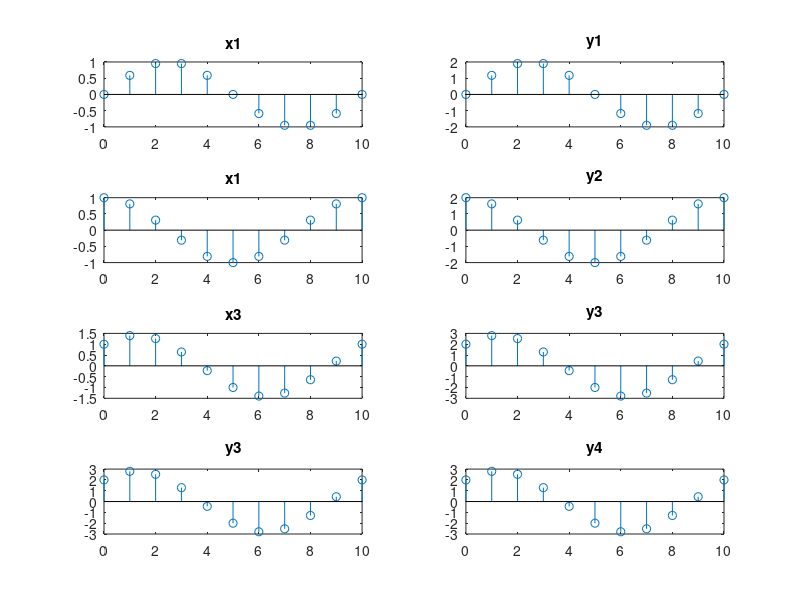

MATLAB code to generate this figure: (Note: this script raises an error after producing the figure.)
% Dean Chong San
% 40061194

clc;
clear all;
rows = 4;
col = 2;
n = [0:10];
linearity = 0
timeInvariance = 1

% Part a)
x1 = sin ((2 * pi/10)* n);

x2 = cos((2*pi)/10 *n);

x3 = x1 + x2;

y1 = 2 * x1;
y2 = 2 * x2;
y3 = 2 * x3;
y4 = y1 + y2;


subplot(rows, col, 1)
stem (n, x1)
title('x1')

subplot(rows, col, 2)
stem (n, y1)
title('y1')

subplot(rows, col, 3)
stem (n, x2)
title('x1')

subplot(rows, col, 4)
stem (n, y2)
title('y2')

subplot(rows, col, 5)
stem (n, x3)
title('x3')

subplot(rows, col, 6)
stem (n, y3)
title('y3')

subplot(rows, col, 7)
stem (n, y3)
title('y3')

subplot(rows, col, 8)
stem (n, y4)
title('y4')

testLinearTimeInv(y3, y4, linearity)


% Part b) i)
n = [0:10];
x1 = sin((2 * pi/10).* n);
x2 = cos((2 * pi/10).* n);
x3 = x1 + x2;
y1 = 2 * x1.^2;
y2 = 2 * x2.^2;
y3 = y1 + y2;
y4 = 2 * x1 + 2 * x2;
testLinearTimeInv(y3, y4, linearity);

% Test Time invariance
x11 = sin((2 * pi/10).*(n - 3));
y11 = 2 * x11.^2
testLinearTimeInv(x11(4), x1(1), timeInvariance);


% Part b) ii)
y1 = 2*x1 + 5* delta(n);
y2 = 2*x2 + 5 * delta(n);
y3 = 2*x3 + 5* delta(n);
y4 = y1 + y2;

testLinearTimeInv(y3, y4, linearity);

% Test Time invariance
y22 = 2 * x11 + 5 * delta(n);
testLinearTimeInv(y1(1), y22(4), timeInvariance);


